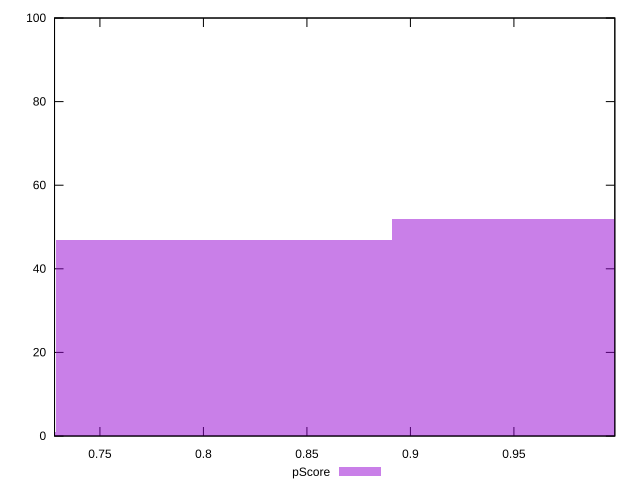

This chart was generated by the following gnuplot code:
reset

$pScore <<EOF
0.6479063899179411 1
0.8098829873974265 47
0.9718595848769117 52
EOF

set key outside below
set boxwidth 0.16197659747948528
set xrange [0.7280728571159714:0.9987484068034512]
set yrange [0:100]
set trange [0:100]
set style fill transparent solid 0.5 noborder
set terminal svg size 640, 490 enhanced background rgb 'white'
set output "report_00019_2021-02-10T18-14-37.922Z//first-cpu-idle/samples/pages+cached+noadtech+nomedia+nocss/pScore/histogram.svg"

plot $pScore title "pScore" with boxes

reset
